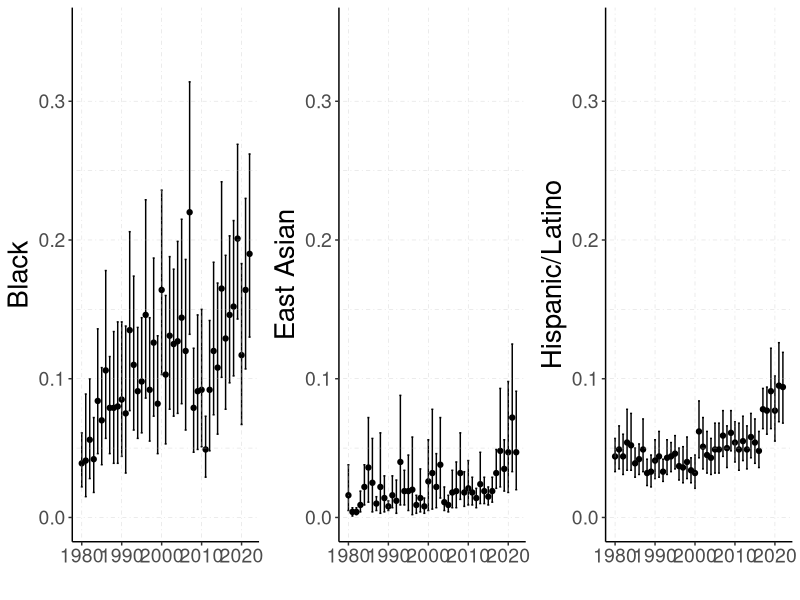
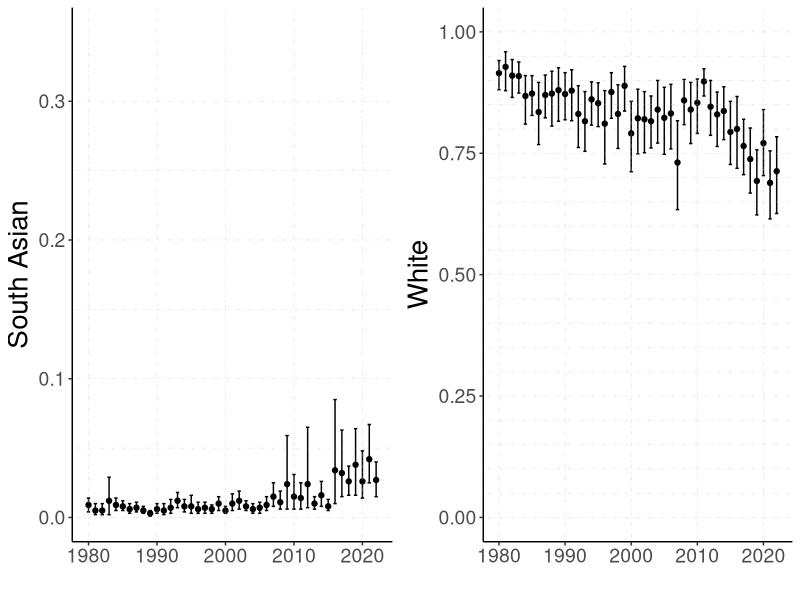
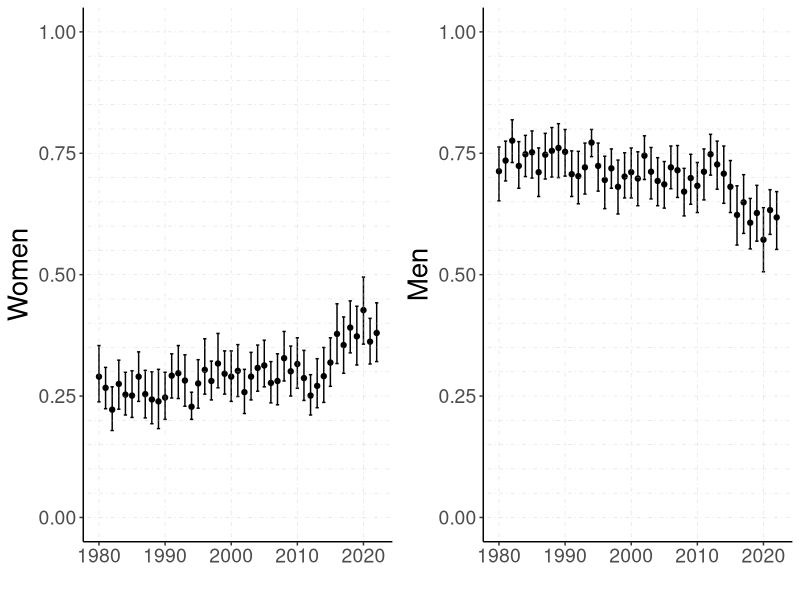

These charts were generated, in order, by the following R code:
library(ggplot2)

multiplot <- function(..., plotlist=NULL, file, cols=1, layout=NULL) {
  # function to plot multiple graphs in one plot, from:
  # http://ianmadd.github.io/pages/multiplot.html

  require(grid)

  # Make a list from the ... arguments and plotlist
  plots <- c(list(...), plotlist)

  numPlots = length(plots)

  # If layout is NULL, then use 'cols' to determine layout
  if (is.null(layout)) {
    # Make the panel
    # ncol: Number of columns of plots
    # nrow: Number of rows needed, calculated from # of cols
    layout <- matrix(seq(1, cols * ceiling(numPlots/cols)),
                    ncol = cols, nrow = ceiling(numPlots/cols))
  }

 if (numPlots==1) {
    print(plots[[1]])

  } else {
    # Set up the page
    grid.newpage()     
    pushViewport(viewport(layout = grid.layout(nrow(layout), ncol(layout))))

    # Make each plot, in the correct location
    for (i in 1:numPlots) {
      # Get the i,j matrix positions of the regions that contain this subplot
      matchidx <- as.data.frame(which(layout == i, arr.ind = TRUE))

      print(plots[[i]], vp = viewport(layout.pos.row = matchidx$row,
                                      layout.pos.col = matchidx$col))
    }
  }
}


data=read.table("../data/ci_by_year.txt", sep="\t")
black=data[data$V1 == "black",]
black_ci=ggplot(black) + geom_point(aes(x=V2, y=V3)) + geom_errorbar(aes(x=V2, ymin=V4, ymax=V5, width=0.5)) + xlab("") + ylim(0,0.35) + ylab("Black") + theme_classic() + geom_vline(xintercept = seq(1980,2020, by = 10), linetype = "dotdash", size=.2, color = "grey", alpha = .5) + geom_hline(yintercept = seq(0, 1, by = .05), linetype = "dotdash", size=.2, color = "grey", alpha = 0.5)  + theme(
      axis.title.x = element_text(size = 16),  # X axis title size
      axis.title.y = element_text(size = 20),  # Y axis title size
      axis.text.x = element_text(size = 14),   # X axis text size
      axis.text.y = element_text(size = 14)    # Y axis text size
    )


east_asian=data[data$V1 == "east_asian",]
east_asian_ci=ggplot(east_asian) + geom_point(aes(x=V2, y=V3)) + geom_errorbar(aes(x=V2, ymin=V4, ymax=V5, width=0.5)) + xlab("") + ylim(0,0.35) + ylab("East Asian") + theme_classic() +geom_vline(xintercept = seq(1980,2020, by = 10), linetype = "dotdash", size=.2, color = "grey", alpha = .5) + geom_hline(yintercept = seq(0, 1, by = .05), linetype = "dotdash", size=.2, color = "grey", alpha = 0.5)  +theme(
      axis.title.x = element_text(size = 16),  # X axis title size
      axis.title.y = element_text(size = 20),  # Y axis title size
      axis.text.x = element_text(size = 14),   # X axis text size
      axis.text.y = element_text(size = 14)    # Y axis text size
    )

hispanic_latino=data[data$V1 == "hispanic_latino",]
hispanic_latino_ci=ggplot(hispanic_latino) + geom_point(aes(x=V2, y=V3)) + geom_errorbar(aes(x=V2, ymin=V4, ymax=V5, width=0.5)) + xlab("") + ylim(0,0.35) + ylab("Hispanic/Latino") + theme_classic() +geom_vline(xintercept = seq(1980,2020, by = 10), linetype = "dotdash", size=.2, color = "grey", alpha = .5) + geom_hline(yintercept = seq(0, 1, by = .05), linetype = "dotdash", size=.2, color = "grey", alpha = 0.5)   +theme(
      axis.title.x = element_text(size = 16),  # X axis title size
      axis.title.y = element_text(size = 20),  # Y axis title size
      axis.text.x = element_text(size = 14),   # X axis text size
      axis.text.y = element_text(size = 14)    # Y axis text size
    )

south_asian=data[data$V1 == "south_asian",]
south_asian_ci=ggplot(south_asian) + geom_point(aes(x=V2, y=V3)) + geom_errorbar(aes(x=V2, ymin=V4, ymax=V5, width=0.5)) + xlab("") + ylim(0,0.35) + ylab("South Asian") + theme_classic() +geom_vline(xintercept = seq(1980,2020, by = 10), linetype = "dotdash", size=.2, color = "grey", alpha = .5) + geom_hline(yintercept = seq(0, 1, by = .05), linetype = "dotdash", size=.2, color = "grey", alpha = 0.5)   + theme(
      axis.title.x = element_text(size = 16),  # X axis title size
      axis.title.y = element_text(size = 20),  # Y axis title size
      axis.text.x = element_text(size = 14),   # X axis text size
      axis.text.y = element_text(size = 14)    # Y axis text size
    )

white=data[data$V1 == "white",]
white_ci=ggplot(white) + geom_point(aes(x=V2, y=V3)) + geom_errorbar(aes(x=V2, ymin=V4, ymax=V5, width=0.5)) + xlab("") + ylim(0,1) + ylab("White") + theme_classic() + geom_vline(xintercept = seq(1980,2020, by = 10), linetype = "dotdash", size=.2, color = "grey", alpha = .5) + geom_hline(yintercept = seq(0, 1, by = .05), linetype = "dotdash", size=.2, color = "grey", alpha = 0.5)   + theme(
      axis.title.x = element_text(size = 16),  # X axis title size
      axis.title.y = element_text(size = 20),  # Y axis title size
      axis.text.x = element_text(size = 14),   # X axis text size
      axis.text.y = element_text(size = 14)    # Y axis text size
    )

men=data[data$V1 == "men",]
men_ci=ggplot(men) + geom_point(aes(x=V2, y=V3)) + geom_errorbar(aes(x=V2, ymin=V4, ymax=V5, width=0.5)) + xlab("") + ylim(0,1) + ylab("Men") + theme_classic() + geom_vline(xintercept = seq(1980,2020, by = 10), linetype = "dotdash", size=.2, color = "grey", alpha = .5) + geom_hline(yintercept = seq(0, 1, by = .05), linetype = "dotdash", size=.2, color = "grey", alpha = 0.5)   + theme(
      axis.title.x = element_text(size = 16),  # X axis title size
      axis.title.y = element_text(size = 20),  # Y axis title size
      axis.text.x = element_text(size = 14),   # X axis text size
      axis.text.y = element_text(size = 14)    # Y axis text size
    )

women=data[data$V1 == "women",]
women_ci=ggplot(women) + geom_point(aes(x=V2, y=V3)) + geom_errorbar(aes(x=V2, ymin=V4, ymax=V5, width=0.5)) + xlab("") + ylim(0,1) + ylab("Women") + theme_classic() + geom_vline(xintercept = seq(1980,2020, by = 10), linetype = "dotdash", size=.2, color = "grey", alpha = .5) + geom_hline(yintercept = seq(0, 1, by = .05), linetype = "dotdash", size=.2, color = "grey", alpha = 0.5)   + theme(
      axis.title.x = element_text(size = 16),  # X axis title size
      axis.title.y = element_text(size = 20),  # Y axis title size
      axis.text.x = element_text(size = 14),   # X axis text size
      axis.text.y = element_text(size = 14)    # Y axis text size
    )


pdf("row1_ci.pdf", width=21)
multiplot(black_ci, east_asian_ci, hispanic_latino_ci, cols=3)
dev.off()

pdf("row2_ci.pdf", width=14)
multiplot(south_asian_ci, white_ci, cols=2)
dev.off()

pdf("gender_ci.pdf", width=14)
multiplot(women_ci, men_ci, cols=2)
dev.off()

suppressWarnings({

cor_test_result=cor.test(black$V2, black$V3, method=c("spearman"))
print(paste("black", cor_test_result$estimate, cor_test_result$p.value))

cor_test_result=cor.test(east_asian$V2, east_asian$V3, method=c("spearman"))
print(paste("east_asian", cor_test_result$estimate, cor_test_result$p.value))

cor_test_result=cor.test(hispanic_latino$V2, hispanic_latino$V3, method=c("spearman"))
print(paste("hispanic_latino", cor_test_result$estimate, cor_test_result$p.value))

cor_test_result=cor.test(south_asian$V2, south_asian$V3, method=c("spearman"))
print(paste("south_asian", cor_test_result$estimate, cor_test_result$p.value))

cor_test_result=cor.test(white$V2, white$V3, method=c("spearman"))
print(paste("white", cor_test_result$estimate, cor_test_result$p.value))

cor_test_result=cor.test(women$V2, women$V3, method=c("spearman"))
print(paste("women", cor_test_result$estimate, cor_test_result$p.value))

cor_test_result=cor.test(men$V2, men$V3, method=c("spearman"))
print(paste("men", cor_test_result$estimate, cor_test_result$p.value))

})